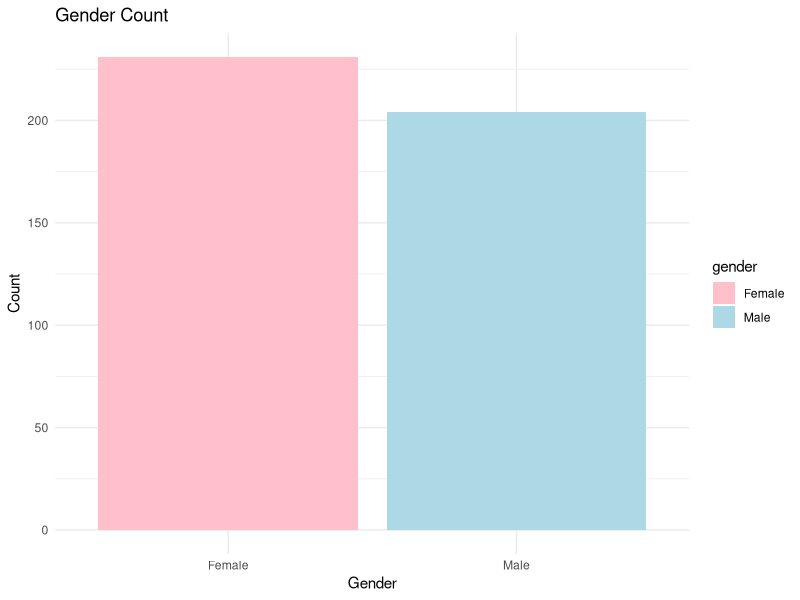
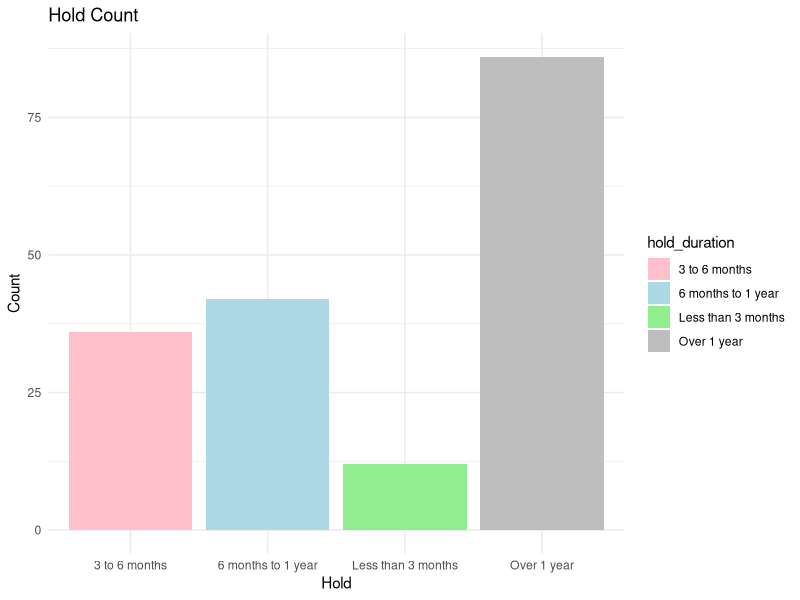
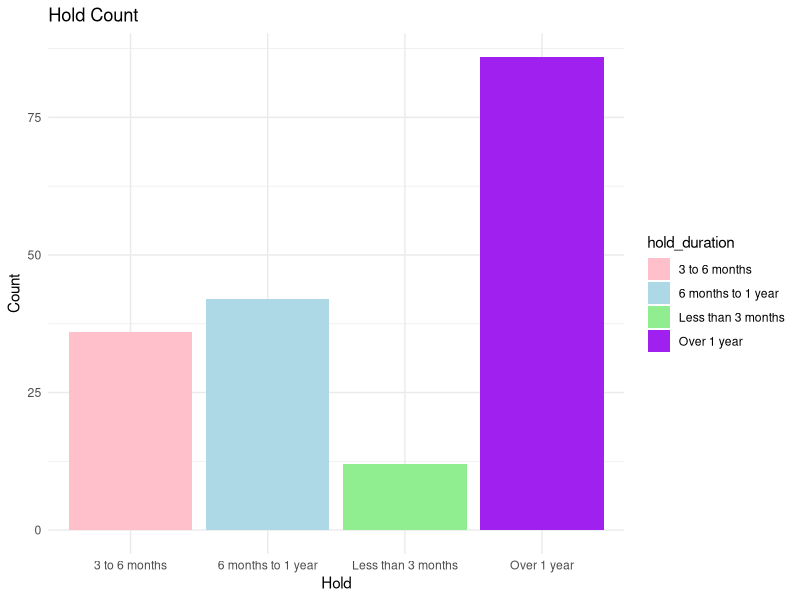
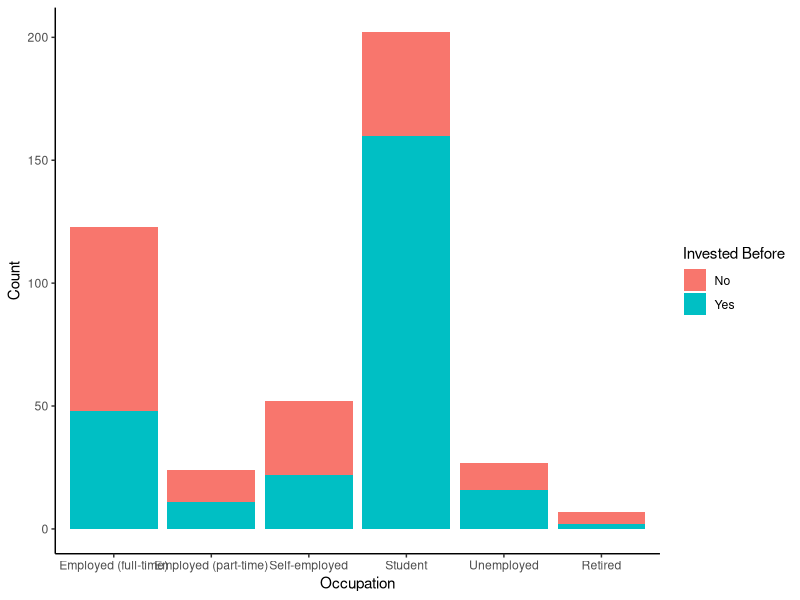
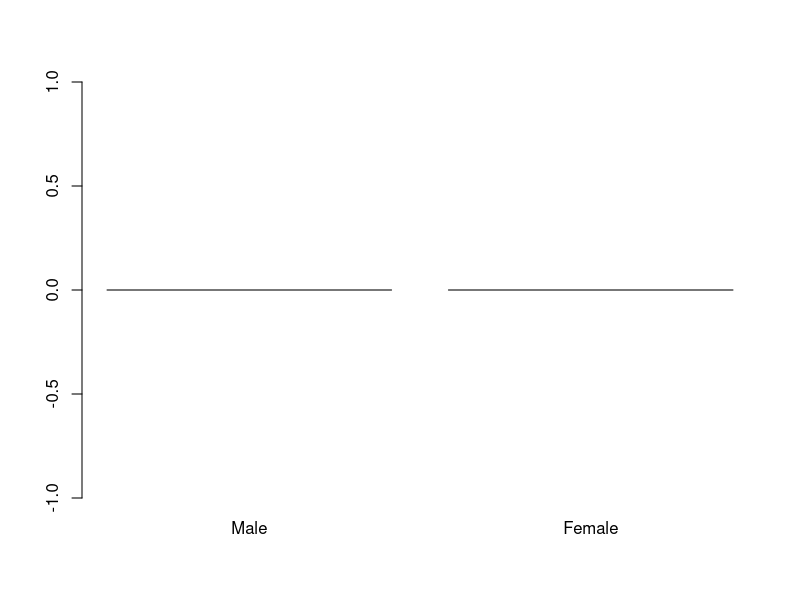
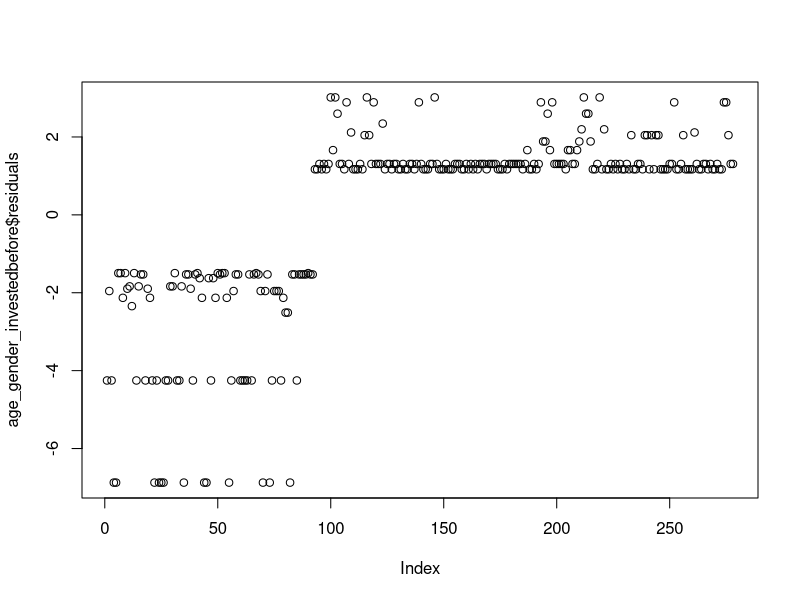

Write the R code that produced these figures, in order.
#rm(list = ls())

library(tidyr)
library(dplyr)
library(gmodels)
library(ggplot2)
library(stats)

# Read in the data
mmf_data <- read.csv("mmfdata.csv")
View(mmf_data)

#Structure
str(mmf_data)

#Renaming
names(mmf_data) <- c("timestamp", "age", "gender", "occupation", "invested_before", 
                     "motivation", "investing_duration", "factors", "hold_duration", 
                     "performance_evaluation", "gains_or_losses", "belief", "challenges", 
                     "solutions", "strategy_influence", "consideration","prevent_investment", "potential_benefits",
                     "helpful_information","willingness","motivation2", 
                     "other_investments", "recommendation")
#Check for NA's
is.na(mmf_data)

#Convert the "age group" column to factor
mmf_data$age <- factor(mmf_data$age, levels = c("Under 18 years old",
                                                "18-24 years old",
                                                "25-34 years old",
                                                "35-44 years old",
                                                "45-54 years old",
                                                "55 years old or older"))

# Convert the 'gender' column to factor
mmf_data$gender <- factor(mmf_data$gender, levels = c("Male","Female"))

# Convert the 'occupation' column to factor
mmf_data$occupation <- factor(mmf_data$occupation, levels = c("Employed (full-time)", "Employed (part-time)", "Self-employed", "Student", "Unemployed", "Retired") )

# Convert the 'invested_before' column to factor
mmf_data$invested_before <- factor(mmf_data$invested_before, levels = c("Yes", "No"))

# Convert the 'motivation' column to factor
mmf_data$motivation <- factor(mmf_data$motivation, levels = c("Attractive returns", "Low risk", "Recommended by a financial advisor/peer", "Convenient liquidity"))

# Convert the 'investing_duration' column to factor
mmf_data$investing_duration <- factor(mmf_data$investing_duration, levels = c("Less than a year", "1-3 years", "3-5 years", "More than 5 years"))
View(mmf_data)
# Convert the 'factors' column to factor
mmf_data$factors <- factor(mmf_data$factors, levels = c("How the fund has performed in the past", "How much money you'll have to pay for the people who manage the fund", "How safe the companies and governments that the fund invests in are rated", "How big the fund is and whether it can easily turn your investment into cash when you need it"))

# Convert the 'hold_duration' column to factor
mmf_data$hold_duration <- factor(mmf_data$hold_duration, levels = c("Less than 3 months", "3 to 6 months", "6 months to 1 year", "Over 1 year"))

# Convert the 'performance_evaluation' column to factor
mmf_data$performance_evaluation <- factor(mmf_data$performance_evaluation, levels = c("Comparison with benchmark index; how well the market is doing overall", "Comparison with other money market funds", "Comparison with other investments in my portfolio"))

# Convert the 'gains_or_losses' column to factor
mmf_data$gains_or_losses <- factor(mmf_data$gains_or_losses, levels = c("Yes, significant gains", "Yes, significant losses", "No, I have not experienced significant gains or losses"))

# Convert the 'belief' column to factor
mmf_data$belief <- factor(mmf_data$belief, levels = c("Yes, I believe money market funds are a good investment option", "No, I do not believe money market funds are a good investment option", "I am unsure"))

# Convert the 'challenges' column to factor
mmf_data$challenges <- factor(mmf_data$challenges, levels = c("Lack of information about the funds", "Limited diversification", "Liquidity risks"))

# Convert the 'solutions' column to factor
mmf_data$solutions <- factor(mmf_data$solutions, levels=c("Provide more information about the funds", "Offer more diversified investment options", "Enhance liquidity management practices"))

# Convert the 'strategy_influence' column to factor
mmf_data$strategy_influence <- factor(mmf_data$strategy_influence, levels=c("I have increased my allocation to money market funds", "I have decreased my allocation to money market funds", "It has not influenced my overall investment strategy."))

# Convert the 'consideration' column to factor
mmf_data$consideration <- factor(mmf_data$consideration, levels=c("I have thought about it, but not yet.", "I don't know much about them.", "No"))

# Convert the 'prevent_investment' column to factor
mmf_data$prevent_investment <- factor(mmf_data$prevent_investment,levels = c("Lack of money", "Prefer other options", "Uncertain about safety", "Lack of information on money market funds"))

# Convert the 'potential_benefit' column to factor
mmf_data$potential_benefits <- factor(mmf_data$potential_benefits, levels = c("Stable returns", "Potential tax benefits", "No"))

# Convert the 'helpful_information' column to factor
mmf_data$helpful_information <- factor(mmf_data$helpful_information, levels = c("Risks associated with investing", "Historical performance", "Comparison with other options"))

# Convert the 'willingness' column to factor
mmf_data$willingness <- factor(mmf_data$willingness, levels = c("No", "Maybe, if I learn more", "Yes"))

# Convert the 'motivation2' column to factor
mmf_data$motivation2 <- factor(mmf_data$motivation2, levels = c("Less risky", "Easy to invest in", "Allow quick access to money", "Recommendation from peers"))

# Convert the 'other_investments' column to factor
mmf_data$other_investments <- factor(mmf_data$other_investments, levels = c("Stocks", "Bonds", "Real estate", "Mutual funds", "Fixed deposits", "Cryptocurrency", "I don't invest in any other financial products."))

# Convert the 'recommendation' column to factor
mmf_data$recommendation <- factor(mmf_data$recommendation, levels = c("Yes, because they offer a safe and stable investment opportunity with reasonable returns.", "Yes, but only as part of a diversified investment portfolio.", "No, because there are other investment options with better returns.", "No, because I have had negative experiences investing in money market funds.", "I don't know enough about money market funds to give a recommendation."))

str(mmf_data)


# Subset data to only include investors/non-investors in money market funds
investors <- mmf_data %>% filter(invested_before == "Yes") %>% select(-willingness, -consideration, -prevent_investment, -helpful_information, -potential_benefits)
non_investors <- mmf_data %>% filter(invested_before == "No") %>% select(-motivation, -investing_duration, -factors, -hold_duration, -performance_evaluation, -gains_or_losses, -belief, -challenges, -solutions, -strategy_influence)


View(investors)
dim(investors)

View(non_investors)
str(investors)

######
#Cleaning it
##Investors
is.na(investors)
investors_clean <- na.omit(investors)
investors_clean
dim(investors_clean)

##Non investors
is.na(non_investors)
dim(non_investors)
non_investors_clean<-na.omit(non_investors)
non_investors_clean
dim(non_investors_clean)

#Create a new data frame that binds investors clean and non_investors clean.
mmf_new <- bind_rows(investors_clean, non_investors_clean)
View(mmf_new)
tail(mmf_new)

library(ggplot2)

# count the number of males and females
gender_counts <- table(mmf_data$gender)

# create a data frame with gender and count columns
gender_df <- data.frame(gender = names(gender_counts), count = as.numeric(gender_counts))

# create a bar graph with ggplot2
ggplot(data = gender_df, aes(x = gender, y = count, fill = gender)) +
  geom_bar(stat = "identity") +
  ggtitle("Gender Count") +
  xlab("Gender") +
  ylab("Count") +
  scale_fill_manual(values = c("pink", "lightblue","lightgreen")) +
  theme_minimal()

# count the number of males and females
hold_counts <- table(mmf_data$hold_duration)

# create a data frame with gender and count columns
hold_df <- data.frame(hold_duration = names(hold_counts), count = as.numeric(hold_counts))

# create a bar graph with ggplot2
ggplot(data = hold_df, aes(x = hold_duration, y = count, fill = hold_duration)) +
  geom_bar(stat = "identity") +
  ggtitle("Hold Count") +
  xlab("Hold") +
  ylab("Count") +
  scale_fill_manual(values = c("pink", "lightblue","lightgreen","gray","yellow")) +
  theme_minimal()

unique(mmf_data$hold_duration)


############
## Omitting NA's 
# Remove NAs from hold_duration column
mmf_cleaned <- na.omit(mmf_data$hold_duration)

# Count the number of each hold duration
hold_counts <- table(mmf_cleaned)

# Create a data frame with hold duration and count columns
hold_df <- data.frame(hold_duration = names(hold_counts), count = as.numeric(hold_counts))

# Create a bar graph with ggplot2
ggplot(data = hold_df, aes(x = hold_duration, y = count, fill = hold_duration)) +
  geom_bar(stat = "identity") +
  ggtitle("Hold Count") +
  xlab("Hold") +
  ylab("Count") +
  scale_fill_manual(values = c("pink", "lightblue", "lightgreen", "purple")) +
  theme_minimal()

#CrossTable
CrossTable(mmf_data$gender, mmf_data$invested_before)


#cross
# Subset the data to exclude "Prefer not to say" category
mmf_data_sub <- mmf_data[mmf_data$gender != "Prefer not to say", ]

# Generate the cross table
cross<-CrossTable(mmf_data_sub$gender, mmf_data_sub$invested_before)

###########

#compare the distribution of investment decisions by occupation
ggplot(data = mmf_data, aes(x = occupation, fill = invested_before)) +
  geom_bar() +
  labs(x = "Occupation", y = "Count") +
  scale_fill_discrete(name = "Invested Before", labels = c("No", "Yes")) +
  theme_classic()

#####
#Regression analysis

##Age and the likelihood of investing in money market funds:
lm(age ~ invested_before, data = mmf_new, family="binomial")

##Occupation and the likelihood of investing in money market funds:
lm(occupation ~ invested_before, data = mmf_new)

##Gender and the likelihood of investing in money market funds:
lm(gender ~ invested_before, data = mmf_new)

genmot<-lm(gender ~ motivation, data = investors_clean)
genmot
plot(genmot$residuals)


## Gender and the factors considered when choosing a money market fund
### Fit a logistic regression model
myglm <- glm(gender ~ invested_before, data = mmf_new, family = binomial)
myglm

###A logistic regression model to examine the relationship between the binary variable "Invested_before" (the response variable) and the predictor variables "Age" and "Gender" in your data frame. 
age_gender_investedbefore <- glm(invested_before ~ age + gender, data = mmf_new, family = binomial)
summary(age_gender_investedbefore)

plot(age_gender_investedbefore$residuals)


## Investigate the relationship between the duration of investing in money market funds and the occupation of the participants.
inoc<- lm(investing_duration ~ occupation, data = mmf_new)
inoc

##
# Multiple regression analysis
lm(invested_before ~ other_investments, data = mmf_new)

#####

#Chi-square

##Gender and the factors considered when choosing a money market fund
gender_factors <- chisq.test(table(mmf_new$factors, mmf_new$gender)) 
gender_factors

## Compare responses of investors and non-investors to What do you think motivates young investors to invest in money market funds?
chisq.test(mmf_data$motivation2, mmf_data$invested_before)

# Perform chi-squared test between age and investment behavior
age_vs_investment <- chisq.test(table(mmf_new$age, mmf_new$invested_before))
age_vs_investment

# Perform chi-squared test between gender and investment behavior
gender_vs_investment <- chisq.test(table(mmf_new$gender, mmf_new$invested_before))
gender_vs_investment

# Perform chi-squared test between occupation and investment behavior
occupation_vs_investment <-chisq.test(table(mmf_new$occupation, mmf_new$invested_before))
occupation_vs_investment

# Perform chi-squared test between age and duration of investment
age_vs_duration <- chisq.test(table(investors_clean$age, investors_clean$investing_duration))
age_vs_duration

# Perform chi-squared test between gender and duration of investment
gender_vs_duration <- chisq.test(table(investors_clean$gender, investors_clean$investing_duration))
gender_vs_duration

# Perform chi-squared test between occupation and duration of investment
occupation_vs_duration <- chisq.test(table(investors_clean$occupation, investors_clean$investing_duration))
occupation_vs_duration

# Perform chi-squared test between age and factors considered when choosing a fund
age_vs_factors <- chisq.test(table(investors_clean$age, investors_clean$factors))
age_vs_factors

# Perform chi-squared test between gender and factors considered when choosing a fund
gender_vs_factors <- chisq.test(table(investors_clean$gender, investors_clean$factors))
gender_vs_factors

# Perform chi-squared test between occupation and factors considered when choosing a fund
occupation_vs_factors <- chisq.test(table(investors_clean$occupation, investors_clean$factors))
occupation_vs_factors


#############
#Factor Analysis

##Conduct factor analysis to identify underlying factors that influence investment decisions
library(psych)
investors_clean %>%
  select(investing_duration, motivation, factors) %>%
  mutate(across(everything(), factor)) %>%
  mutate(across(everything(), ~ as.numeric(as.factor(.)))) %>%
  cor() %>%
  psych::principal(factors = 3, rotate = "varimax")
